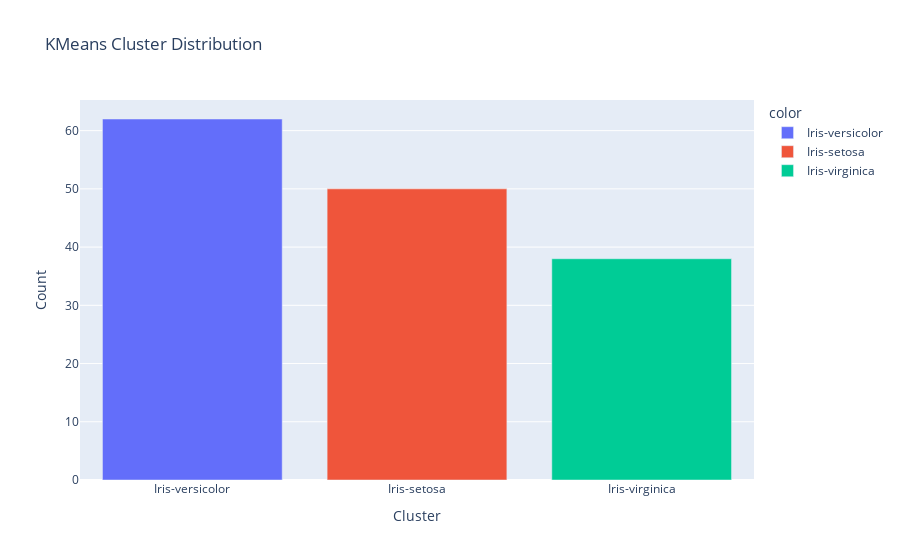

Source (notebook cell):
### Code cell
import plotly.express as px

bar_fig = px.bar(df_final, x=df_final['k_means_cluster'].value_counts().index, y=df_final['k_means_cluster'].value_counts().values, 
                  color=df_final['k_means_cluster'].value_counts().index, title='KMeans Cluster Distribution')
bar_fig.update_xaxes(title='Cluster')
bar_fig.update_yaxes(title='Count')
bar_fig.show()

### Figure 1 — Plotly figure (JSON) as saved in the notebook; plotly's stock layout.template omitted (floating-point values rounded to 4 significant figures)
{"data": [{"alignmentgroup": "True", "hovertemplate": "color=Iris-versicolor<br>x=%{x}<br>y=%{y}<extra></extra>", "legendgroup": "Iris-versicolor", "marker": {"color": "#636efa", "pattern": {"shape": ""}}, "name": "Iris-versicolor", "offsetgroup": "Iris-versicolor", "orientation": "v", "showlegend": true, "textposition": "auto", "type": "bar", "x": ["Iris-versicolor"], "xaxis": "x", "y": [62], "yaxis": "y"}, {"alignmentgroup": "True", "hovertemplate": "color=Iris-setosa<br>x=%{x}<br>y=%{y}<extra></extra>", "legendgroup": "Iris-setosa", "marker": {"color": "#EF553B", "pattern": {"shape": ""}}, "name": "Iris-setosa", "offsetgroup": "Iris-setosa", "orientation": "v", "showlegend": true, "textposition": "auto", "type": "bar", "x": ["Iris-setosa"], "xaxis": "x", "y": [50], "yaxis": "y"}, {"alignmentgroup": "True", "hovertemplate": "color=Iris-virginica<br>x=%{x}<br>y=%{y}<extra></extra>", "legendgroup": "Iris-virginica", "marker": {"color": "#00cc96", "pattern": {"shape": ""}}, "name": "Iris-virginica", "offsetgroup": "Iris-virginica", "orientation": "v", "showlegend": true, "textposition": "auto", "type": "bar", "x": ["Iris-virginica"], "xaxis": "x", "y": [38], "yaxis": "y"}], "layout": {"barmode": "relative", "legend": {"title": {"text": "color"}, "tracegroupgap": 0}, "title": {"text": "KMeans Cluster Distribution"}, "xaxis": {"anchor": "y", "domain": [0, 1], "title": {"text": "Cluster"}}, "yaxis": {"anchor": "x", "domain": [0, 1], "title": {"text": "Count"}}}}
